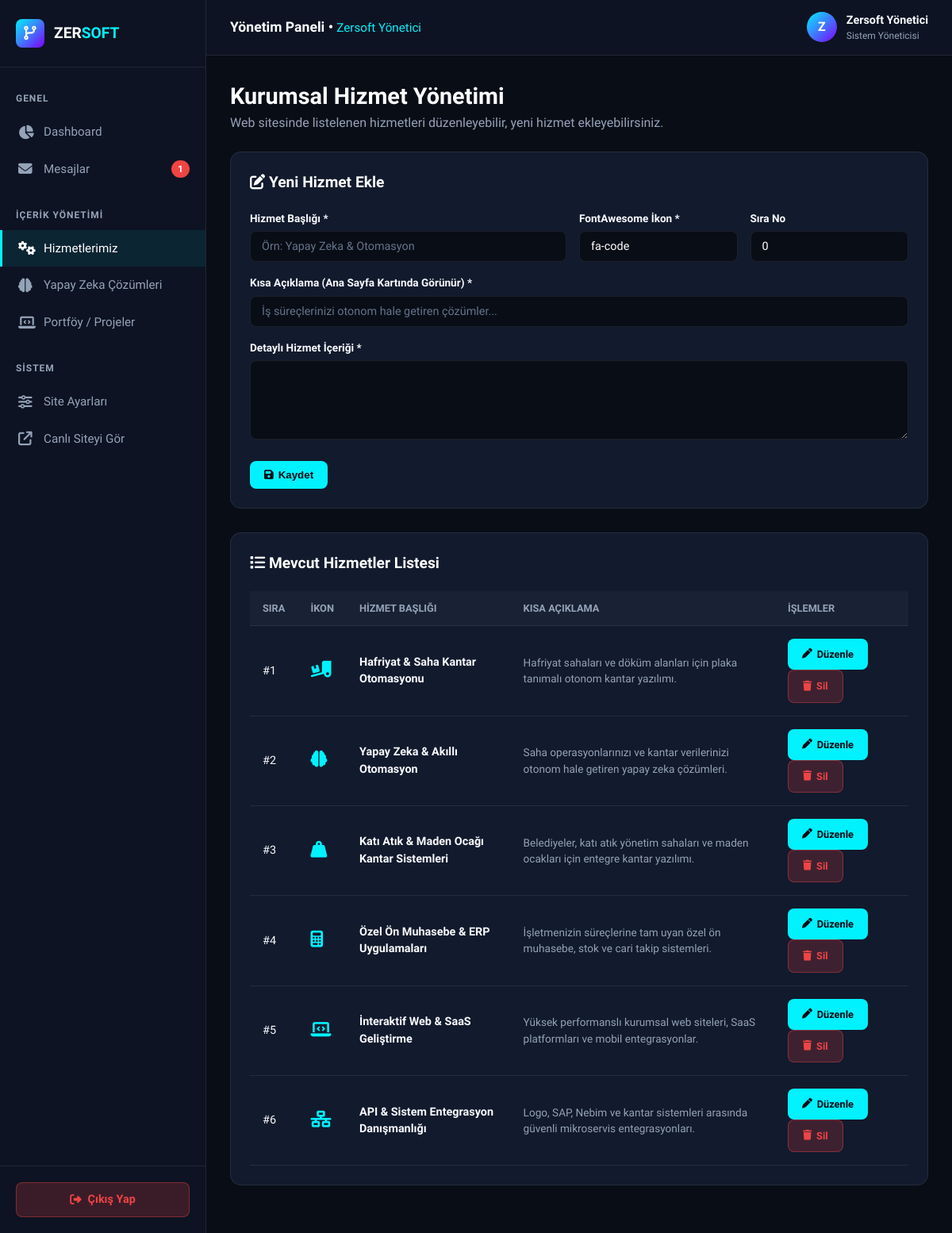
/admin/services.php (signed in), run on an earlier commit of the app's database.
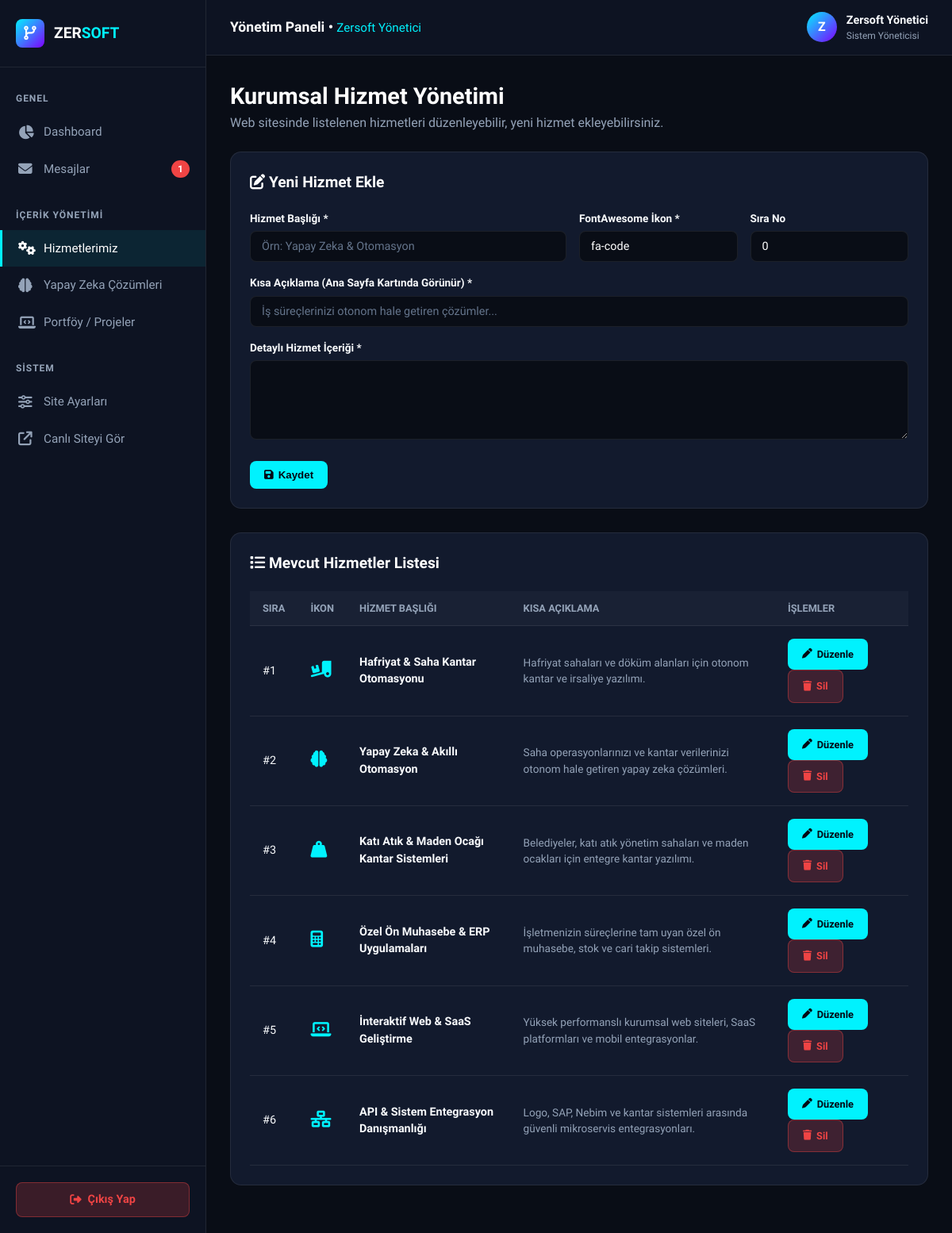
And on a later commit of the database.
### tables this page shows
CREATE TABLE IF NOT EXISTS `services` (
  `id` INT AUTO_INCREMENT PRIMARY KEY,
  `title` VARCHAR(150) NOT NULL,
  `slug` VARCHAR(150) NOT NULL UNIQUE,
  `short_description` VARCHAR(255) NOT NULL,
  `content` TEXT NOT NULL,
  `icon` VARCHAR(50) NOT NULL DEFAULT 'fa-code',
  `sort_order` INT DEFAULT 0,
  `created_at` DATETIME DEFAULT CURRENT_TIMESTAMP
);

### includes/functions.php (called while the page is built, shortened)
<?php
require_once __DIR__ . '/../config/database.php';
function sanitize($data) {
    return htmlspecialchars(trim((string)$data), ENT_QUOTES, 'UTF-8');
}
function generateCSRFToken() {
    return $_SESSION['csrf_token'];
}
function getServices($limit = null) {
    global $db;
    try {
        $sql = "SELECT * FROM services ORDER BY sort_order ASC, id ASC";
        $stmt = $db->query($sql);
        return $stmt->fetchAll();
    } catch (Exception $e) {
        return [];
    }
}

### admin/services.php (the view, shortened to what this page needs)
<?php
require_once __DIR__ . '/header.php';
$editItem = null;
$services = getServices();
?>
<div style="margin-bottom: 24px; display: flex; align-items: center; justify-content: space-between;">
  <div>
    <h1 style="font-size: 1.8rem; font-weight: 800; color: #fff;">Kurumsal Hizmet Yönetimi</h1>
    <p style="color: var(--admin-text-muted);">Web sitesinde listelenen hizmetleri düzenleyebilir, yeni hizmet ekleyebilirsiniz.</p>
  </div>
</div>
<div class="card-panel">
  <div class="panel-title" style="margin-bottom: 20px;">
    <i class="fa-solid fa-pen-to-square text-gradient"></i> <?php echo $editItem ? 'Hizmeti Düzenle' : 'Yeni Hizmet Ekle'; ?>
  </div>
  <form action="services.php" method="POST">
    <div style="display: grid; grid-template-columns: 2fr 1fr 1fr; gap: 16px; margin-bottom: 16px;">
      <div>
        <label style="display: block; font-size: 0.85rem; font-weight: 600; margin-bottom: 6px;">Hizmet Başlığı *</label>
        <input type="text" name="title" class="form-control" style="background: #090d16; color: #ffffff;" value="<?php echo sanitize($editItem['title'] ?? ''); ?>" placeholder="Örn: Yapay Zeka & Otomasyon" required>
      </div>
      <div>
        <label style="display: block; font-size: 0.85rem; font-weight: 600; margin-bottom: 6px;">FontAwesome İkon *</label>
        <input type="text" name="icon" class="form-control" style="background: #090d16; color: #ffffff;" value="<?php echo sanitize($editItem['icon'] ?? 'fa-code'); ?>" placeholder="fa-brain" required>
      </div>
      <div>
        <label style="display: block; font-size: 0.85rem; font-weight: 600; margin-bottom: 6px;">Sıra No</label>
        <input type="number" name="sort_order" class="form-control" style="background: #090d16; color: #ffffff;" value="<?php echo sanitize($editItem['sort_order'] ?? 0); ?>">
      </div>
    </div>
    <div style="margin-bottom: 16px;">
      <label style="display: block; font-size: 0.85rem; font-weight: 600; margin-bottom: 6px;">Kısa Açıklama (Ana Sayfa Kartında Görünür) *</label>
      <input type="text" name="short_description" class="form-control" style="background: #090d16; color: #ffffff;" value="<?php echo sanitize($editItem['short_description'] ?? ''); ?>" placeholder="İş süreçlerinizi otonom hale getiren çözümler..." required>
    </div>
    <div style="margin-bottom: 20px;">
      <label style="display: block; font-size: 0.85rem; font-weight: 600; margin-bottom: 6px;">Detaylı Hizmet İçeriği *</label>
      <textarea name="content" class="form-control" style="background: #090d16; min-height: 100px;" required><?php echo sanitize($editItem['content'] ?? ''); ?></textarea>
    </div>
    <div style="display: flex; gap: 12px;">
      <button type="submit" class="btn-admin-primary">
        <i class="fa-solid fa-floppy-disk"></i> <?php echo $editItem ? 'Hizmeti Güncelle' : 'Kaydet'; ?>
      </button>
    </div>
  </form>
</div>
<div class="card-panel">
  <div class="panel-title" style="margin-bottom: 20px;">
    <i class="fa-solid fa-list text-gradient"></i> Mevcut Hizmetler Listesi
  </div>
  <table class="admin-table">
    <thead>
      <tr>
        <th>Sıra</th>
        <th>İkon</th>
        <th>Hizmet Başlığı</th>
        <th>Kısa Açıklama</th>
        <th>İşlemler</th>
      </tr>
    </thead>
    <tbody>
      <?php foreach ($services as $service): ?>
        <tr>
          <td>#<?php echo $service['sort_order']; ?></td>
          <td><i class="fa-solid <?php echo sanitize($service['icon']); ?>" style="font-size: 1.3rem; color: var(--admin-accent);"></i></td>
          <td><strong><?php echo sanitize($service['title']); ?></strong></td>
          <td style="color: var(--admin-text-muted); font-size: 0.85rem;"><?php echo sanitize($service['short_description']); ?></td>
          <td>
            <a href="services.php?edit=<?php echo $service['id']; ?>" class="btn-admin-primary btn-sm"><i class="fa-solid fa-pen"></i> Düzenle</a>
            <a href="services.php?action=delete&id=<?php echo $service['id']; ?>&csrf=<?php echo generateCSRFToken(); ?>" onclick="return confirm('Bu hizmeti silmek istediğinizden emin misiniz?');" class="btn-admin-primary btn-sm btn-danger"><i class="fa-solid fa-trash"></i> Sil</a>
          </td>
        </tr>
      <?php endforeach; ?>
    </tbody>
  </table>
</div>
</main>
</body>
</html>

What changed in the data, as far as the page shows it:
changed services "Hafriyat & Saha Kantar Otomasyonu": short_description "Hafriyat sahaları ve döküm alanları için plaka tanımalı otonom kantar yazılımı." → "Hafriyat sahaları ve döküm alanları için otonom kantar ve irsaliye yazılımı."
